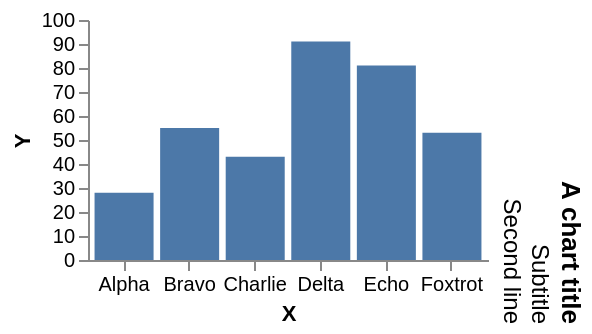

Write the Vega-Lite specification saved for this chart.
### Vega specification from a JSON file in a GitHub repository (floating-point values rounded to 4 significant figures)
{"width": 200, "height": 120, "padding": 5, "data": [{"name": "t", "values": [{"a": "Alpha", "b": 28, "c": "x", "d": 1}, {"a": "Bravo", "b": 55, "c": "y", "d": 2}, {"a": "Charlie", "b": 43, "c": "x", "d": 3}, {"a": "Delta", "b": 91, "c": "z", "d": 4}, {"a": "Echo", "b": 81, "c": "y", "d": 5}, {"a": "Foxtrot", "b": 53, "c": "z", "d": 6}]}], "scales": [{"name": "x", "type": "band", "domain": {"data": "t", "field": "a"}, "range": "width", "padding": 0.1}, {"name": "y", "type": "linear", "domain": {"data": "t", "field": "b"}, "range": "height", "nice": true}, {"name": "color", "type": "ordinal", "domain": {"data": "t", "field": "c"}, "range": {"scheme": "category10"}}, {"name": "ramp", "type": "linear", "domain": {"data": "t", "field": "d"}, "range": {"scheme": "blues"}}, {"name": "size", "type": "linear", "domain": {"data": "t", "field": "b"}, "range": [10, 200]}, {"name": "shape", "type": "ordinal", "domain": {"data": "t", "field": "c"}, "range": "symbol"}, {"name": "quant", "type": "quantize", "domain": [0, 100], "range": {"scheme": "greens", "count": 4}}], "marks": [{"type": "rect", "from": {"data": "t"}, "encode": {"enter": {"x": {"scale": "x", "field": "a"}, "width": {"scale": "x", "band": 1}, "y": {"scale": "y", "field": "b"}, "y2": {"scale": "y", "value": 0}}}}], "title": {"text": "A chart title", "subtitle": ["Subtitle", "Second line"], "orient": "right", "anchor": "end", "frame": "bounds", "offset": 6}, "axes": [{"orient": "bottom", "scale": "x", "title": "X"}, {"orient": "left", "scale": "y", "title": "Y"}]}
